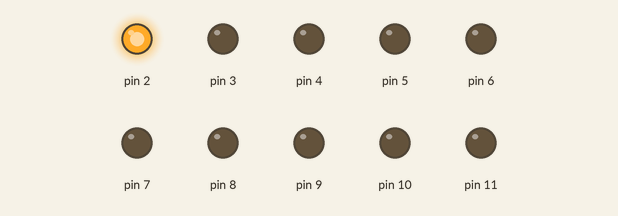
Recording of a sketch running on a simulated Arduino Uno, built with avr-gcc and run on an emulated ATmega328P. Parts: output pins drawn as LEDs (lit = HIGH).

Above: at 0.05 s.
At 0.45 s:
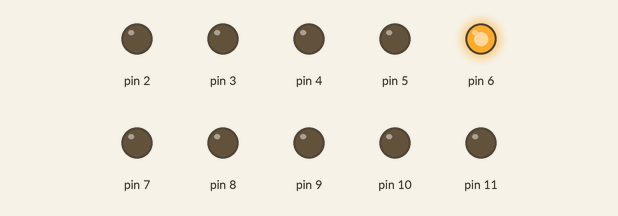
At 0.95 s:
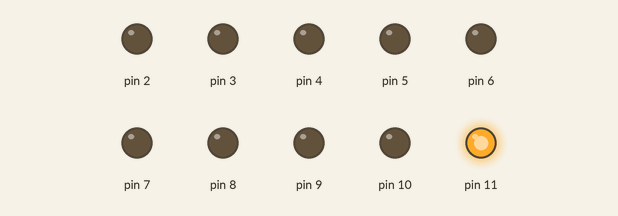
At 2.0 s:
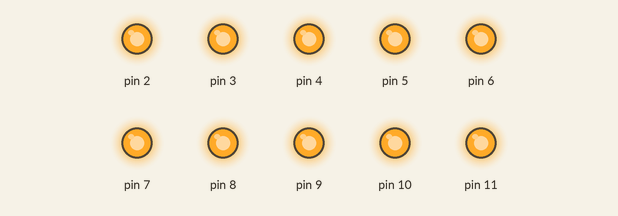
At 3.15 s:
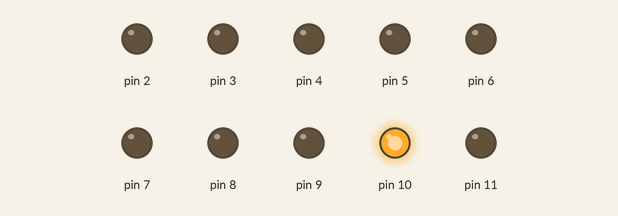
At 4.5 s:
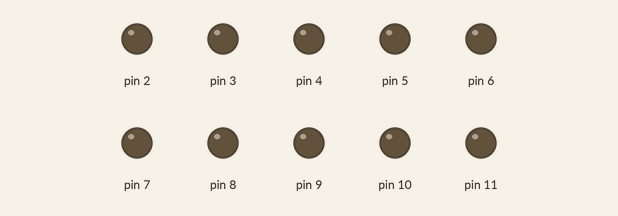
Timing chart, 0 to 5.3 s (numbered marks = the images above):
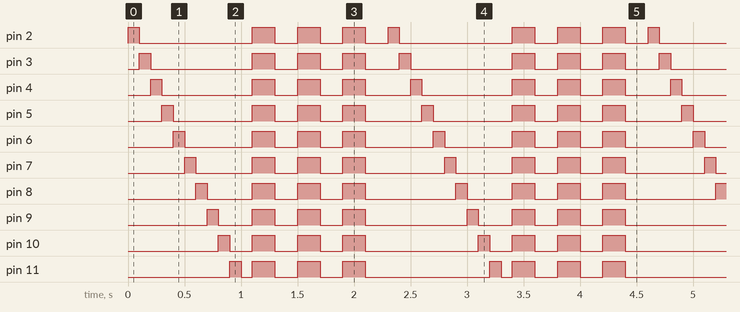

Measured:
- by itself, pin 2: repeats every 2.3 s: LOW 1.0 s, 3 × (HIGH 0.20 s, LOW 0.20 s), HIGH 0.10 s
- by itself, pin 3: repeats every 2.3 s: LOW 0.90 s, 2 × (HIGH 0.20 s, LOW 0.20 s), HIGH 0.20 s, LOW 0.30 s, HIGH 0.10 s
- by itself, pin 4: repeats every 2.3 s: LOW 0.80 s, 2 × (HIGH 0.20 s, LOW 0.20 s), HIGH 0.20 s, LOW 0.40 s, HIGH 0.10 s
- by itself, pin 5: repeats every 2.3 s: LOW 0.70 s, 2 × (HIGH 0.20 s, LOW 0.20 s), HIGH 0.20 s, LOW 0.50 s, HIGH 0.10 s
- by itself, pin 6: repeats every 2.3 s: LOW 0.60 s, 2 × (HIGH 0.20 s, LOW 0.20 s), HIGH 0.20 s, LOW 0.60 s, HIGH 0.10 s
- by itself, pin 7: repeats every 2.3 s: LOW 0.50 s, 2 × (HIGH 0.20 s, LOW 0.20 s), HIGH 0.20 s, LOW 0.70 s, HIGH 0.10 s
- by itself, pin 8: repeats every 2.3 s: LOW 0.40 s, 2 × (HIGH 0.20 s, LOW 0.20 s), HIGH 0.20 s, LOW 0.80 s, HIGH 0.10 s
- by itself, pin 9: repeats every 2.3 s: LOW 0.30 s, 2 × (HIGH 0.20 s, LOW 0.20 s), HIGH 0.20 s, LOW 0.90 s, HIGH 0.10 s

The sketch:

sketch.ino
```cpp
#define LED1 2
#define LED10 11

void setup() {
  for (int i = LED1; i < LED10+1; ++i)
    pinMode(i, OUTPUT);

}

void switch_all_and_delay(int value, int delay_value=100) {
  for (int i = LED1; i < LED10+1; ++i)
    digitalWrite(i, value);
  delay(delay_value);
}


void loop() {
  // put your main code here, to run repeatedly:
  for (int i = LED1; i < LED10+1; ++i) {
    digitalWrite(i, HIGH);
    delay(100);
    digitalWrite(i, LOW);
  }
  delay(100);
  for (int i = 0; i < 3; ++i) {
    switch_all_and_delay(HIGH, 200);
    switch_all_and_delay(LOW, 200);
  }
}
```
